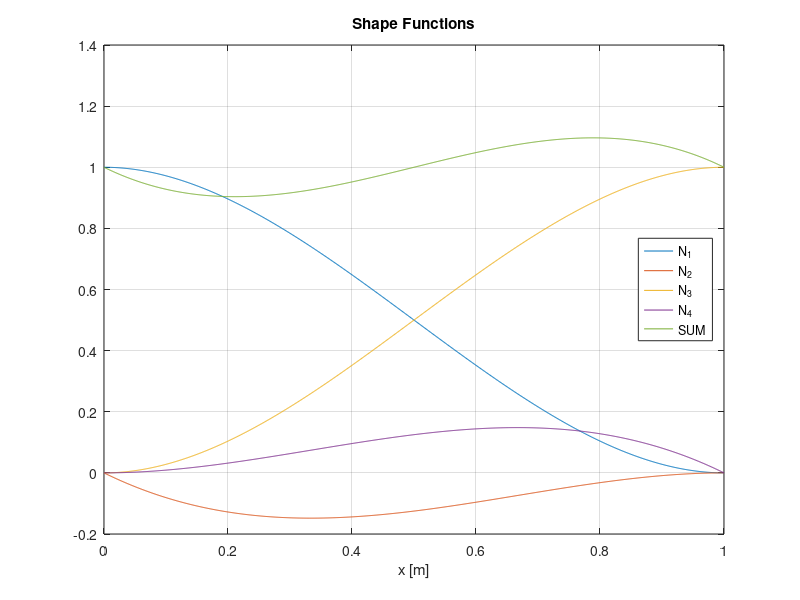

Recreate this plot in MATLAB. (Note: this script raises an error after producing the figure.)
clear all; close all; clc;
%% Setting
E = 20*10^9; %[GPa]
l = 2; %[m]
h = 0.1; %[m]
w = 0.1; %[m]

W = 1; %[N]

I = w*h^3/12;
x = 0:l/1000:l;
int = l/1000;

%% Shape Function
int = 1;
xi = 0:int/1000:int;
N1 = zeros(1,length(x));
N2 = zeros(1,length(x));
N3 = zeros(1,length(x));
N4 = zeros(1,length(x));
N = zeros(1,length(x));

for i=1:length(xi)
    N1(i) = 1-3*xi(i)^2/int^2+2*xi(i)^3/int^3;
    N2(i) = xi(i)^2/int^2*(3-2*xi(i)/int);
    N3(i) = xi(i)*(1-2*xi(i)/int+xi(i)^2/int^2);
    N4(i) = xi(i)^2/int*(xi(i)/int-1);
    N(i) = N1(i) + N2(i) - N3(i) - N4(i);
end

figure
plot(xi,N1);
hold on
plot(xi,-N3);
plot(xi,N2);
plot(xi,-N4);
plot(xi,N);
hold off
grid on
xlim([0 int]);
xlabel('x [m]');
title('Shape Functions');
legend('N_1','N_2','N_3','N_4','SUM','Location','east');
saveas(gcf,'Shape_Functions.png');


%% Simple Supported Beam (One-Point)
V = zeros(1,length(x));
M = zeros(1,length(x));
theta = zeros(1,length(x));
w = zeros(1,length(x));

% Calculation
for i=1:length(x)
    if (x(i) < 1)
        V(i) = 0.5;
        M(i) = 0.5*x(i);
        theta(i) = -(x(i)^2-1)/4/E/I;
        w(i) = -(x(i)^3-3*x(i))/12/E/I;
    else
        V(i) = -0.5;
        M(i) = -0.5*x(i)+1;
        theta(i) = -(-x(i)^2+4*x(i)-3)/4/E/I;
        w(i) = -(-x(i)^3+6*x(i)^2-9*x(i)+2)/12/E/I;
    end
end

% Drawing
f = figure;
f.Position = [10 10 800 600];
subplot(2,2,1);
plot(x,V,'r-');
xlim([0 l]);
title('Shear Force');
ylabel('V [N]');
xlabel('x [m]');
grid on

subplot(2,2,2);
plot(x,M,'r-');
xlim([0 l]);
title('Bending Moment');
ylabel('M [Nm]');
xlabel('x [m]');
grid on

subplot(2,2,3);
plot(x,theta,'r-');
xlim([0 l]);
title('Beam Slope');
ylabel('\theta');
xlabel('x [m]');
grid on
ax = gca;
ax.YDir = 'reverse';

subplot(2,2,4);
plot(x,w,'r-');
xlim([0 l]);
title('Displacement');
ylabel('w [m]');
xlabel('x [m]');
grid on
ax = gca;
ax.YDir = 'reverse';

saveas(gcf,'Simple_Supported_Beam.png');



%% Simple Supported Beam (Distributed)
V = zeros(1,length(x));
M = zeros(1,length(x));
theta = zeros(1,length(x));
w = zeros(1,length(x));

% Calculation
for i=1:length(x)
    V(i) = 1-x(i);
    M(i) = -x(i)^2/2+x(i);
    theta(i) = -(-x(i)^3/6+x(i)^2/2-1/3)/E/I;
    w(i) = -(-x(i)^4/24+x(i)^3/6-x(i)/3)/E/I;
end

% Drawing
f = figure;
f.Position = [10 10 800 600];
subplot(2,2,1);
plot(x,V,'r-');
xlim([0 l]);
title('Shear Force');
ylabel('V [N]');
xlabel('x [m]');
grid on

subplot(2,2,2);
plot(x,M,'r-');
xlim([0 l]);
title('Bending Moment');
ylabel('M [Nm]');
xlabel('x [m]');
grid on

subplot(2,2,3);
plot(x,theta,'r-');
xlim([0 l]);
title('Beam Slope');
ylabel('\theta');
xlabel('x [m]');
grid on
ax = gca;
ax.YDir = 'reverse';

subplot(2,2,4);
plot(x,w,'r-');
xlim([0 l]);
title('Displacement');
ylabel('w [m]');
xlabel('x [m]');
grid on
ax = gca;
ax.YDir = 'reverse';

saveas(gcf,'Simple_Supported_Distributed_Beam.png');


%% Cantilever Beam (One-Point)

% Calculation
for i=1:length(x)
    if (x(i) < 1)
        V(i) = 1;
        M(i) = x(i)-l/2;
        theta(i) = -(x(i)^2/2-l/2*x(i))/E/I;
        w(i) = -(x(i)^3/6-l/4*x(i)^2)/E/I;
    else
        V(i) = 0;
        M(i) = 0;
        theta(i) = l^2/8/E/I;
        w(i) = l^2/E/I*(6*x(i)-l)/48;
    end
end

% Drawing
f = figure;
f.Position = [10 10 800 600];
subplot(2,2,1);
plot(x,V,'r-');
xlim([0 l]);
title('Shear Force');
ylabel('V [N]');
xlabel('x [m]');
grid on

subplot(2,2,2);
plot(x,M,'r-');
xlim([0 l]);
title('Bending Moment');
ylabel('M [Nm]');
xlabel('x [m]');
grid on

subplot(2,2,3);
plot(x,theta,'r-');
xlim([0 l]);
title('Beam Slope');
ylabel('\theta');
xlabel('x [m]');
grid on
ax = gca;
ax.YDir = 'reverse';

subplot(2,2,4);
plot(x,w,'r-');
xlim([0 l]);
title('Displacement');
ylabel('w [m]');
xlabel('x [m]');
grid on
ax = gca;
ax.YDir = 'reverse';

saveas(gcf,'Cantilever_One_Beam.png');


%% Cantilever Beam (Distributed)

% Calculation
for i=1:length(x)
    V(i) = -x(i);
    M(i) = -x(i)^2/2;
    theta(i) = (x(i)^3-l^3)/6/E/I;
    w(i) = (x(i)^4-4*l^3*x(i)+3*l^4)/24/E/I;
end

% Drawing

f = figure;
f.Position = [10 10 800 600];
subplot(2,2,1);
plot(x,V,'r-');
xlim([0 l]);
title('Shear Force');
ylabel('V [N]');
xlabel('x [m]');
grid on

subplot(2,2,2);
plot(x,M,'r-');
xlim([0 l]);
title('Bending Moment');
ylabel('M [Nm]');
xlabel('x [m]');
grid on

subplot(2,2,3);
plot(x,theta,'r-');
xlim([0 l]);
title('Beam Slope');
ylabel('\theta');
xlabel('x [m]');
grid on
ax = gca;
ax.YDir = 'reverse';

subplot(2,2,4);
plot(x,w,'r-');
xlim([0 l]);
title('Displacement');
ylabel('w [m]');
xlabel('x [m]');
grid on
ax = gca;
ax.YDir = 'reverse';

saveas(gcf,'Cantilever_Distributed_Beam.png');
